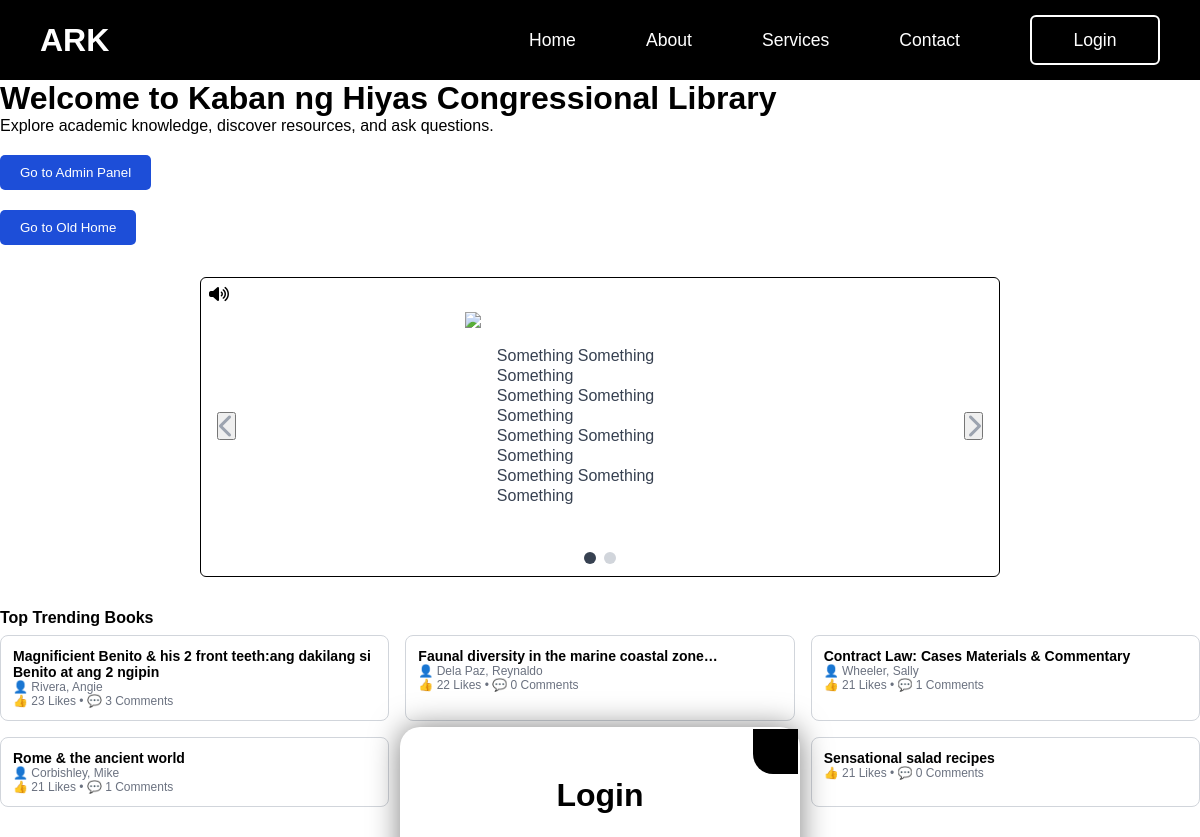
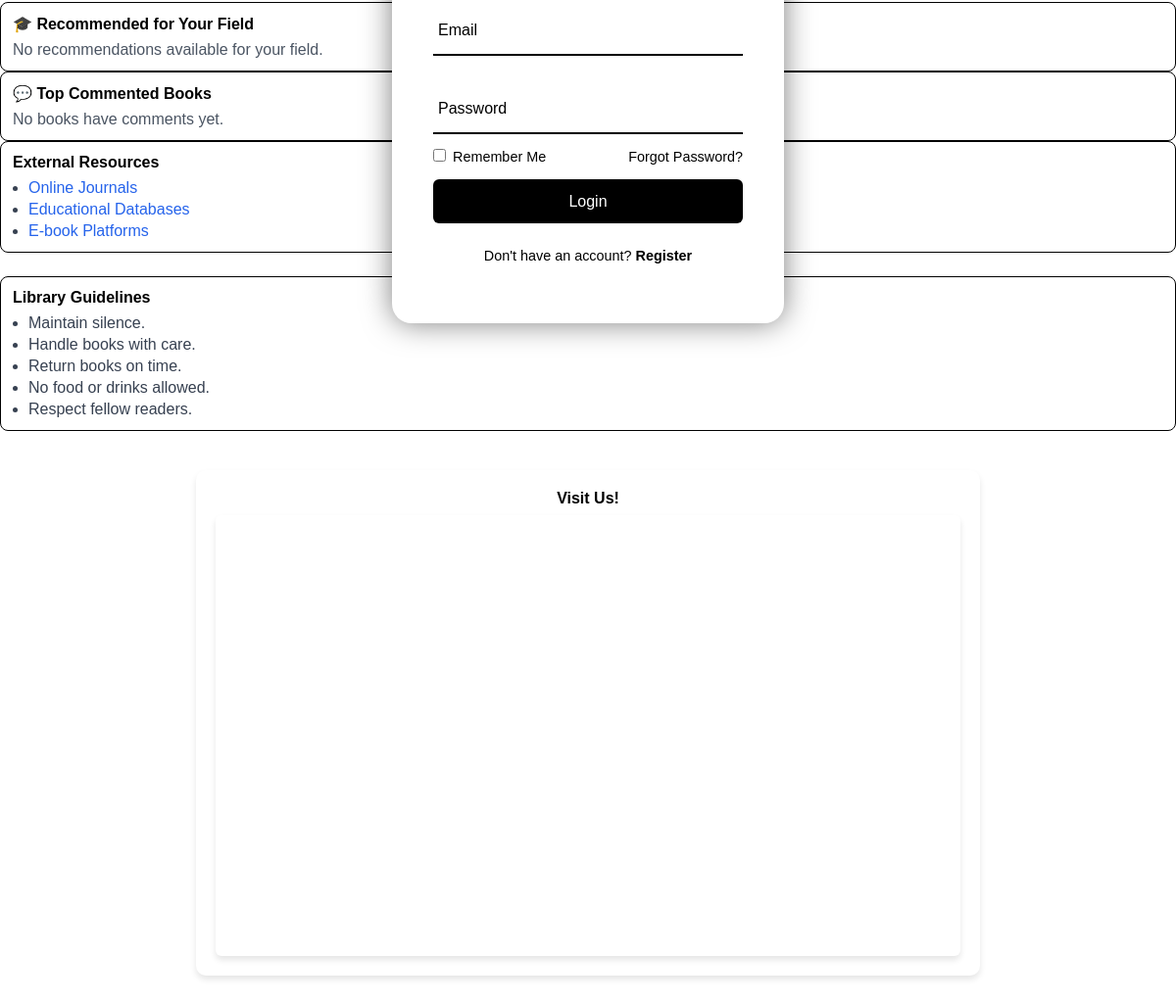
Page /test.php on the committed database (2 pictures, top to bottom).
### tables this page shows
CREATE TABLE `books` (
  `id` int(11) NOT NULL,
  `TITLE` varchar(255) DEFAULT NULL,
  `AUTHOR` varchar(255) DEFAULT NULL,
  `ACCESSION NO.` varchar(100) DEFAULT NULL,
  `CALL NUMBER` varchar(100) DEFAULT NULL,
  `DATE ACQUIRED` varchar(100) DEFAULT NULL,
  `SUMMARY` text DEFAULT NULL,
  `KEYWORDS` text DEFAULT NULL,
  `General_Category` varchar(100) DEFAULT NULL,
  `Sub_Category` varchar(100) DEFAULT NULL,
  `Like` int(11) DEFAULT NULL,
  `Dislike` int(11) DEFAULT NULL,
  `date_added` date NOT NULL DEFAULT '2000-01-01',
  `status` enum('available','reserved','borrowed','archived') NOT NULL DEFAULT 'available'
);

### test.php (the view, shortened to what this page needs)
<?php
$pdo = new PDO("mysql:host=localhost;dbname=library_test_db", "root", "");
$pdo->setAttribute(PDO::ATTR_ERRMODE, PDO::ERRMODE_EXCEPTION);
$recommendedBooks = [];
?>
<!DOCTYPE html>
<html lang="en">
<head>
    <link rel="stylesheet" href="css/map.css">
    <link rel="stylesheet" href="css/announcement.css">
    <link rel="stylesheet" href="css/booksection.css">
    <link rel="stylesheet" href="css/info.css">
    <link rel="stylesheet" href="css/comment.css">
    <link rel="stylesheet" href="css/logintest.css">
    <link rel="stylesheet" href="https://cdnjs.cloudflare.com/ajax/libs/font-awesome/6.4.0/css/all.min.css">
    </head>
   <?php include 'includes/headertest.php'; ?>
<body style="margin: 0; padding-top: 80px; font-family: sans-serif;">
<?php include 'login/logintest.php'; ?>
<div class="max-w-[1200px] mx-auto px-4 md:px-6 py-4 space-y-6">
    <div class="text-center py-6">
        <h1 class="text-2xl font-bold">Welcome to Kaban ng Hiyas Congressional Library</h1>
        <p class="text-gray-600">Explore academic knowledge, discover resources, and ask questions.</p>
    </div>
    <div style="margin-top: 20px;">
    <form action="admin/index.php" method="get">
        <button type="submit" style="padding: 10px 20px; background-color: #1d4ed8; color: white; border: none; border-radius: 5px; cursor: pointer;">
            Go to Admin Panel
        </button>
    </form>
</div>
<div style="margin-top: 20px;">
    <form action="index.php" method="get">
        <button type="submit" style="padding: 10px 20px; background-color: #1d4ed8; color: white; border: none; border-radius: 5px; cursor: pointer;">
            Go to Old Home
        </button>
    </form>
</div>
    <section class="custom-slider-section">
  <div class="volume-icon">
    <i class="fas fa-volume-up"></i>
  </div>
  <div class="slider-content">
    <button class="slider-nav">
      <i class="fas fa-chevron-left"></i>
    </button>
    <div class="slider-main">
      <img src="https://storage.googleapis.com/a1aa/image/8535a2ea-c68e-47a1-475e-c583ecea6076.jpg" class="slider-image" />
      <div class="slider-text">
        <p>Something Something Something</p>
        <p>Something Something Something</p>
        <p>Something Something Something</p>
        <p>Something Something Something</p>
      </div>
    </div>
    <button class="slider-nav">
      <i class="fas fa-chevron-right"></i>
    </button>
  </div>
  <div class="slider-dots">
    <span class="dot active"></span>
    <span class="dot"></span>
  </div>
</section>
<div class="flex flex-col md:flex-row gap-6">
  <aside class="w-full md:w-2/3 border border-black rounded-lg px-4 py-4 space-y-6 text-sm bg-white">
    <?php
    function getCommentCount($pdo, $title) {
        $stmt = $pdo->prepare("SELECT COUNT(*) FROM comments WHERE book_title = ?");
        $stmt->execute([$title]);
        return (int)$stmt->fetchColumn();
    }
    ?>
    <div class="section-block">
      <h2 class="section-title">Top Trending Books</h2>
      <div class="book-grid top-trending">
        <?php
        $stmt = $pdo->query("SELECT * FROM books ORDER BY `Like` DESC LIMIT 6");
        foreach ($stmt as $b): ?>
          <a href="views/book_detail.php?title=<?= urlencode($b['TITLE']) ?>" class="book-card orange">
            <div class="book-title small"><?= htmlspecialchars($b['TITLE']) ?></div>
            <?php if (!empty($b['AUTHOR'])): ?><div class="book-meta">👤 <?= htmlspecialchars($b['AUTHOR']) ?></div><?php endif; ?>
            <div class="book-meta">👍 <?= $b['Like'] ?? 0 ?> Likes • 💬 <?= getCommentCount($pdo, $b['TITLE']) ?> Comments</div>
          </a>
        <?php endforeach; ?>
      </div>
    </div>
  </aside>
  <div class="w-full md:w-1/3 border border-black rounded-lg px-4 py-4 space-y-6 text-sm bg-white">
    <section class="aside-box" id="recommended-section">
      <h3 class="aside-title">🎓 Recommended for Your Field</h3>
      <?php if (empty($recommendedBooks)): ?>
        <p class="aside-empty">No recommendations available for your field.</p>
      <?php endif; ?>
    </section>
    <section class="aside-box" id="commented-section">
      <h3 class="aside-title">💬 Top Commented Books</h3>
      <?php if (empty($topCommented)): ?>
        <p class="aside-empty">No books have comments yet.</p>
      <?php endif; ?>
    </section>
    <section class="info-box">
      <h3 class="info-title">External Resources</h3>
      <ul class="info-list">
        <li><a href="#" class="info-link">Online Journals</a></li>
        <li><a href="#" class="info-link">Educational Databases</a></li>
        <li><a href="#" class="info-link">E-book Platforms</a></li>
      </ul>
    </section>
    <section class="info-box">
      <h3 class="info-title">Library Guidelines</h3>
      <ul class="info-list">
        <li>Maintain silence.</li>
        <li>Handle books with care.</li>
        <li>Return books on time.</li>
        <li>No food or drinks allowed.</li>
        <li>Respect fellow readers.</li>
      </ul>
    </section>
  </div>
</div>
      <section class="google-map">
      <div class="google-map-container">
    <h2 class="section-title">Visit Us!</h2>
    <div class="map-wrapper">
      <iframe
        src="https://www.google.com/maps/embed?pb=!1m14!1m8!1m3!1d2295.983182897871!2d121.03267637330832!3d14.578091391887153!3m2!1i1024!2i768!4f13.1!3m3!1m2!1s0x3397c84b4bd0a891%3A0x882a0fec03716ed3!2sKaban%20ng%20Hiyas%3A%20Cultural%20Center%2C%20Historical%20Museum%20and%20Convention%20Hall!5e0!3m2!1sen!2sph!4v1753438230250!5m2!1sen!2sph"
        class="map-frame"
        allowfullscreen=""
        loading="lazy">
      </iframe>
  </div>
  </section>
</div>
</body>
</html>

### css/map.css (style rules this page uses)
.google-map-container { width: 100%; max-width: 800px; padding: 20px; margin: 40px auto 60px; box-sizing: border-box; text-align: center; background: #fff; border-radius: 10px; box-shadow: 0 4px 6px rgba(0,0,0,0.1); }
.section-title { font-size: 1.5rem; font-weight: 700; margin-bottom: 10px; }
.map-wrapper { width: 100%; height: 450px; border-radius: 0.375rem; overflow: hidden; box-shadow: 0 4px 6px rgba(0,0,0,0.1); }
.map-frame { border: 0; width: 100%; height: 100%; }

### css/announcement.css (style rules this page uses)
.custom-slider-section { border: 1px solid black; border-radius: 0.375rem; position: relative; user-select: none; padding: 0.5rem; margin: 2rem auto; max-width: 800px; width: 100%; height: 300px; overflow: hidden; display: flex; flex-direction: column; justify-content: space-between; }
.slider-content { display: flex; justify-content: space-between; align-items: center; padding: 0.5rem; flex: 1; overflow: hidden; }
.slider-nav i { color: #9ca3af; font-size: 1.5rem; transition: color 0.3s; }
.slider-main { display: flex; gap: 1rem; max-width: 100%; height: 100%; align-items: center; }
.slider-image { object-fit: contain; height: 100%; width: auto; max-height: 100%; }
.slider-text { font-size: 1rem; line-height: 1.25rem; max-width: 60%; color: #374151; overflow: auto; }
.slider-dots { display: flex; justify-content: center; gap: 0.5rem; padding: 0.25rem 0; }
.slider-dots .dot { width: 0.75rem; height: 0.75rem; border-radius: 9999px; background-color: #d1d5db; }
.slider-dots .dot.active { background-color: #374151; }

### css/booksection.css (style rules this page uses)
.section-block { margin-bottom: 2rem; }
.section-title { font-size: 1rem; font-weight: bold; margin-bottom: 0.5rem; }
.book-grid { display: grid; grid-template-columns: 1fr; gap: 1rem; }
@media (min-width: 640px) { .book-grid { grid-template-columns: repeat(2, 1fr); } }
@media (min-width: 640px) { .top-trending { grid-template-columns: repeat(3, 1fr); } }
.book-card { display: block; border: 1px solid #d1d5db; border-radius: 0.5rem; padding: 0.75rem; transition: all 0.3s ease; cursor: pointer; text-decoration: none; color: inherit; }
.book-title { font-weight: 600; }
.book-title.small { font-size: 0.875rem; }
.book-meta { font-size: 0.75rem; color: #6b7280; }

### css/info.css (style rules this page uses)
.info-box { border: 1px solid black; border-radius: 0.5rem; padding: 0.75rem; margin-bottom: 1.5rem; background-color: #ffffff; }
.info-title { font-weight: 600; font-size: 1rem; margin-bottom: 0.5rem; }
.info-list { list-style-type: disc; padding-left: 1rem; color: #374151; display: flex; flex-direction: column; gap: 0.25rem; }
.info-link { color: #2563eb; text-decoration: none; transition: text-decoration 0.2s; }

### css/comment.css (style rules this page uses)
.aside-box { border: 1px solid black; border-radius: 0.5rem; max-height: 300px; overflow-y: auto; padding: 0.75rem; }
.aside-title { font-weight: 600; font-size: 1rem; margin-bottom: 0.5rem; }
.aside-empty { color: #4B5563; }

### css/logintest.css (style rules this page uses)
* { margin: 0; padding: 0; box-sizing: border-box; }
body { display: flex; justify-content: center; align-items: center; min-height: 100vh; background: #fff; background-size: cover; background-position: center; }

### rows in the picture
books: TITLE "Magnificient Benito & his 2 front teeth:ang dakilang si Benito at ang 2 ngipin", AUTHOR "Rivera, Angie", Like "23", TITLE "3"
books: TITLE "Faunal diversity in the marine coastal zone…", AUTHOR "Dela Paz, Reynaldo", Like "22", TITLE "0"
books: TITLE "Contract Law: Cases Materials & Commentary", AUTHOR "Wheeler, Sally", Like "21", TITLE "1"
books: TITLE "Rome & the ancient world", AUTHOR "Corbishley, Mike", Like "21", TITLE "1"
books: TITLE "Sensational salad recipes", Like "21", TITLE "0"
